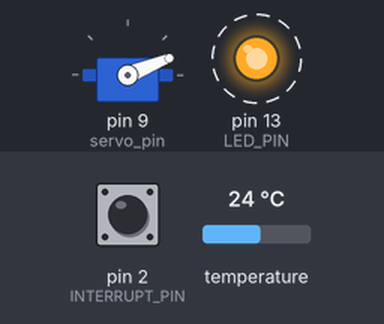
A sketch run on a simulated Arduino Leonardo, built with avr-gcc and run on an emulated ATmega32U4. Parts: servo, output pins drawn as LEDs (lit = HIGH). Dashed ring = blinking. The inputs (shaded band) are chosen by the test bench; at power-on: temperature 24 °C, pin 2 (INTERRUPT_PIN) LOW. The sensor or clock chip raises its interrupt line as the real part does; what the sketch prints to the serial monitor is not drawn.

Above: at 1.78 s.
1.8 s: temperature set to 12 °C
At 2.8 s:
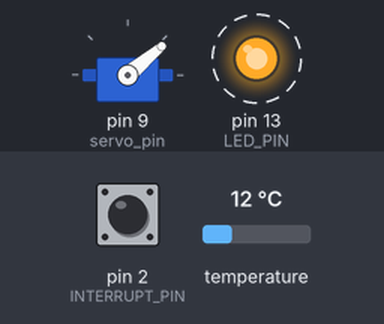
4.8 s: temperature set to 19 °C
At 11.2 s:
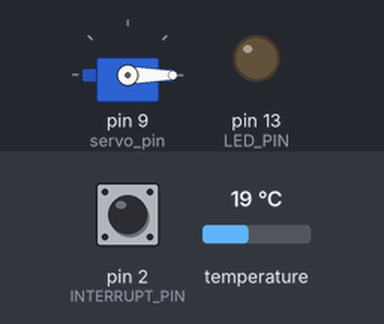
Timing chart, 0 to 16.8 s (numbered marks = the images above; inputs shaded):
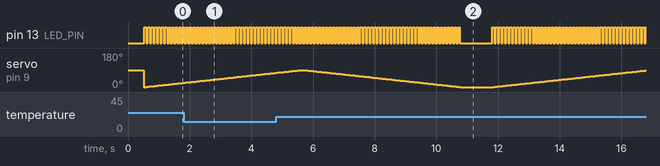

The sketch:

test_servo.ino
```cpp
// I2C device class (I2Cdev) demonstration Arduino sketch for MPU6050 class using DMP (MotionApps v2.0)
// 6/21/2012 by Jeff Rowberg <jeff@rowberg.net>
// Updates should (hopefully) always be available at https://github.com/jrowberg/i2cdevlib
//
// Changelog:
//      2013-05-08 - added seamless Fastwire support
//                 - added note about gyro calibration
//      2012-06-21 - added note about Arduino 1.0.1 + Leonardo compatibility error
//      2012-06-20 - improved FIFO overflow handling and simplified read process
//      2012-06-19 - completely rearranged DMP initialization code and simplification
//      2012-06-13 - pull gyro and accel data from FIFO packet instead of reading directly
//      2012-06-09 - fix broken FIFO read sequence and change interrupt detection to RISING
//      2012-06-05 - add gravity-compensated initial reference frame acceleration output
//                 - add 3D math helper file to DMP6 example sketch
//                 - add Euler output and Yaw/Pitch/Roll output formats
//      2012-06-04 - remove accel offset clearing for better results (thanks Sungon Lee)
//      2012-06-01 - fixed gyro sensitivity to be 2000 deg/sec instead of 250
//      2012-05-30 - basic DMP initialization working

/* ============================================
I2Cdev device library code is placed under the MIT license
Copyright (c) 2012 Jeff Rowberg

Permission is hereby granted, free of charge, to any person obtaining a copy
of this software and associated documentation files (the "Software"), to deal
in the Software without restriction, including without limitation the rights
to use, copy, modify, merge, publish, distribute, sublicense, and/or sell
copies of the Software, and to permit persons to whom the Software is
furnished to do so, subject to the following conditions:

The above copyright notice and this permission notice shall be included in
all copies or substantial portions of the Software.

THE SOFTWARE IS PROVIDED "AS IS", WITHOUT WARRANTY OF ANY KIND, EXPRESS OR
IMPLIED, INCLUDING BUT NOT LIMITED TO THE WARRANTIES OF MERCHANTABILITY,
FITNESS FOR A PARTICULAR PURPOSE AND NONINFRINGEMENT. IN NO EVENT SHALL THE
AUTHORS OR COPYRIGHT HOLDERS BE LIABLE FOR ANY CLAIM, DAMAGES OR OTHER
LIABILITY, WHETHER IN AN ACTION OF CONTRACT, TORT OR OTHERWISE, ARISING FROM,
OUT OF OR IN CONNECTION WITH THE SOFTWARE OR THE USE OR OTHER DEALINGS IN
THE SOFTWARE.
===============================================
*/

// I2Cdev and MPU6050 must be installed as libraries, or else the .cpp/.h files
// for both classes must be in the include path of your project
#include "I2Cdev.h"

#include "MPU6050_6Axis_MotionApps20.h"

//#include "MPU6050.h" // not necessary if using MotionApps include file

// Arduino Wire library is required if I2Cdev I2CDEV_ARDUINO_WIRE implementation
// is used in I2Cdev.h
#include <Servo.h>
#define servo_pin 9
Servo gServo;
#if I2CDEV_IMPLEMENTATION == I2CDEV_ARDUINO_WIRE
    #include "Wire.h"
#endif
//#include "MPU6050_calibration/MPU6050_calibration.ino"
// class default I2C address is 0x68
// specific I2C addresses may be passed as a parameter here
// AD0 low = 0x68 (default for SparkFun breakout and InvenSense evaluation board)
// AD0 high = 0x69
MPU6050 mpu;
//MPU6050 mpu(0x69); // <-- use for AD0 high
MPU6050 accelgyro(0x68);

int16_t ax, ay, az,gx, gy, gz;

int mean_ax,mean_ay,mean_az,mean_gx,mean_gy,mean_gz,state=0;
int ax_offset,ay_offset,az_offset,gx_offset,gy_offset,gz_offset;

/* =========================================================================
   NOTE: In addition to connection 3.3v, GND, SDA, and SCL, this sketch
   depends on the MPU-6050's INT pin being connected to the Arduino's
   external interrupt #0 pin. On the Arduino Uno and Mega 2560, this is
   digital I/O pin 2.
 * ========================================================================= */

/* =========================================================================
   NOTE: Arduino v1.0.1 with the Leonardo board generates a compile error
   when using Serial.write(buf, len). The Teapot output uses this method.
   The solution requires a modification to the Arduino USBAPI.h file, which
   is fortunately simple, but annoying. This will be fixed in the next IDE
   release. For more info, see these links:

   http://arduino.cc/forum/index.php/topic,109987.0.html
   http://code.google.com/p/arduino/issues/detail?id=958
 * ========================================================================= */

///////////////////////////////////   CONFIGURATION   /////////////////////////////
//Change this 3 variables if you want to fine tune the skecth to your needs.
int buffersize=1000;     //Amount of readings used to average, make it higher to get more precision but sketch will be slower  (default:1000)
int acel_deadzone=8;     //Acelerometer error allowed, make it lower to get more precision, but sketch may not converge  (default:8)
int giro_deadzone=1;     //Giro error allowed, make it lower to get more precision, but sketch may not converge  (default:1)

#define INTERRUPT_PIN 2  // use pin 2 on Arduino Uno & most boards
#define LED_PIN 13 // (Arduino is 13, Teensy is 11, Teensy++ is 6)
bool blinkState = false;

// MPU control/status vars
bool dmpReady = false;  // set true if DMP init was successful
uint8_t mpuIntStatus;   // holds actual interrupt status byte from MPU
uint8_t devStatus;      // return status after each device operation (0 = success, !0 = error)
uint16_t packetSize;    // expected DMP packet size (default is 42 bytes)
uint16_t fifoCount;     // count of all bytes currently in FIFO
uint8_t fifoBuffer[64]; // FIFO storage buffer

// orientation/motion vars
Quaternion q;           // [w, x, y, z]         quaternion container
VectorInt16 aa;         // [x, y, z]            accel sensor measurements
VectorInt16 aaReal;     // [x, y, z]            gravity-free accel sensor measurements
VectorInt16 aaWorld;    // [x, y, z]            world-frame accel sensor measurements
VectorFloat gravity;    // [x, y, z]            gravity vector
float euler[3];         // [psi, theta, phi]    Euler angle container
float ypr[3];           // [yaw, pitch, roll]   yaw/pitch/roll container and gravity vector

// packet structure for InvenSense teapot demo
uint8_t teapotPacket[28] = { '$', 0x03, 0,0, 0,0, 0,0, 0,0, 0,0, 0,0, 0,0, 0,0, 0,0, 0,0, 0,0, 0x00, 0x00, '\r', '\n' };


// ================================================================
// ===               INTERRUPT DETECTION ROUTINE                ===
// ================================================================

volatile bool mpuInterrupt = false;     // indicates whether MPU interrupt pin has gone high
void dmpDataReady() {
    mpuInterrupt = true;
}

// ================================================================
// ===                      INITIAL SETUP                       ===
// ================================================================

void setup() {
  gServo.attach(servo_pin);
    // join I2C bus (I2Cdev library doesn't do this automatically)
    #if I2CDEV_IMPLEMENTATION == I2CDEV_ARDUINO_WIRE
        Wire.begin();
        Wire.setClock(400000); // 400kHz I2C clock. Comment this line if having compilation difficulties
    #elif I2CDEV_IMPLEMENTATION == I2CDEV_BUILTIN_FASTWIRE
        Fastwire::setup(400, true);
    #endif

    // initialize serial communication
    // (115200 chosen because it is required for Teapot Demo output, but it's
    // really up to you depending on your project)
    Serial.begin(115200);
    while (!Serial); // wait for Leonardo enumeration, others continue immediately

    // NOTE: 8MHz or slower host processors, like the Teensy @ 3.3v or Ardunio
    // Pro Mini running at 3.3v, cannot handle this baud rate reliably due to
    // the baud timing being too misaligned with processor ticks. You must use
    // 38400 or slower in these cases, or use some kind of external separate
    // crystal solution for the UART timer.

    // initialize device
    Serial.println(F("Initializing I2C devices..."));
    mpu.initialize();
    pinMode(INTERRUPT_PIN, INPUT);

    // verify connection
    Serial.println(F("Testing device connections..."));
    Serial.println(mpu.testConnection() ? F("MPU6050 connection successful") : F("MPU6050 connection failed"));

    // load and configure the DMP
    Serial.println(F("Initializing DMP..."));
    devStatus = mpu.dmpInitialize();

    while (Serial.available() && Serial.read()); // empty buffer
    while (Serial.available() && Serial.read()); // empty buffer again
//    start();
//    mpu_calibration();

    // supply your own gyro offsets here, scaled for min sensitivity
    mpu.setXAccelOffset(-1535);
    mpu.setYAccelOffset(598);
    mpu.setZAccelOffset(1210);
    mpu.setXGyroOffset(-137);
    mpu.setYGyroOffset(-22);
    mpu.setZGyroOffset(31);

    // make sure it worked (returns 0 if so)
    if (devStatus == 0) {
        // turn on the DMP, now that it's ready
        Serial.println(F("Enabling DMP..."));
        mpu.setDMPEnabled(true);

        // enable Arduino interrupt detection
        Serial.println(F("Enabling interrupt detection (Arduino external interrupt 0)..."));
        attachInterrupt(digitalPinToInterrupt(INTERRUPT_PIN), dmpDataReady, RISING);
        mpuIntStatus = mpu.getIntStatus();

        // set our DMP Ready flag so the main loop() function knows it's okay to use it
        Serial.println(F("DMP ready! Waiting for first interrupt..."));
        dmpReady = true;

        // get expected DMP packet size for later comparison
        packetSize = mpu.dmpGetFIFOPacketSize();
    } else {
        // ERROR!
        // 1 = initial memory load failed
        // 2 = DMP configuration updates failed
        // (if it's going to break, usually the code will be 1)
        Serial.print(F("DMP Initialization failed (code "));
        Serial.print(devStatus);
        Serial.println(F(")"));
    }

    // configure LED for output
    pinMode(LED_PIN, OUTPUT);
}


// ================================================================
// ===                    MAIN PROGRAM LOOP                     ===
// ================================================================

void loop() {
    int x = 0;
    for (x = 0; x <= 90; x++) {
      gServo.write(x);
  // if programming failed, don't try to do anything
    if (!dmpReady) return;

    // wait for MPU interrupt or extra packet(s) available
    while (!mpuInterrupt && fifoCount < packetSize) {
        // other program behavior stuff here
        // .
        // .
        // .
        // if you are really paranoid you can frequently test in between other
        // stuff to see if mpuInterrupt is true, and if so, "break;" from the
        // while() loop to immediately process the MPU data
        // .
        // .
        // .
    }

    // reset interrupt flag and get INT_STATUS byte
    mpuInterrupt = false;
    mpuIntStatus = mpu.getIntStatus();

    // get current FIFO count
    fifoCount = mpu.getFIFOCount();

    // check for overflow (this should never happen unless our code is too inefficient)
    if ((mpuIntStatus & 0x10) || fifoCount == 4096) {
        // reset so we can continue cleanly
        mpu.resetFIFO();
        Serial.println(F("FIFO overflow!"));

    // otherwise, check for DMP data ready interrupt (this should happen frequently)
    } else if (mpuIntStatus & 0x02) {
        // wait for correct available data length, should be a VERY short wait
        while (fifoCount < packetSize) fifoCount = mpu.getFIFOCount();

        // read a packet from FIFO
        mpu.getFIFOBytes(fifoBuffer, packetSize);

        // track FIFO count here in case there is > 1 packet available
        // (this lets us immediately read more without waiting for an interrupt)
        fifoCount -= packetSize;

        // display quaternion values in InvenSense Teapot demo format:
        teapotPacket[2] = fifoBuffer[0];
        teapotPacket[3] = fifoBuffer[1];
        teapotPacket[4] = fifoBuffer[4];
        teapotPacket[5] = fifoBuffer[5];
        teapotPacket[6] = fifoBuffer[8];
        teapotPacket[7] = fifoBuffer[9];
        teapotPacket[8] = fifoBuffer[12];
        teapotPacket[9] = fifoBuffer[13];
        // gyro values
        teapotPacket[10] = fifoBuffer[16];
        teapotPacket[11] = fifoBuffer[17];
        teapotPacket[12] = fifoBuffer[20];
        teapotPacket[13] = fifoBuffer[21];
        teapotPacket[14] = fifoBuffer[24];
        teapotPacket[15] = fifoBuffer[25];
        // accelerometer values
        teapotPacket[16] = fifoBuffer[28];
        teapotPacket[17] = fifoBuffer[29];
        teapotPacket[18] = fifoBuffer[32];
        teapotPacket[19] = fifoBuffer[33];
        teapotPacket[20] = fifoBuffer[36];
        teapotPacket[21] = fifoBuffer[37];
        //temperature
        int16_t temperature = mpu.getTemperature();
        teapotPacket[22] = temperature >> 8;
        teapotPacket[23] = temperature & 0xFF;
        Serial.write(teapotPacket, 28);
        teapotPacket[25]++; // packetCount, loops at 0xFF on purpose

        // blink LED to indicate activity
        blinkState = !blinkState;
        digitalWrite(LED_PIN, blinkState);
    }
    delay(50);
    }
    for (x = 90; x >= 0; x--){
      gServo.write(x);
    // if programming failed, don't try to do anything
    if (!dmpReady) return;

    // wait for MPU interrupt or extra packet(s) available
    while (!mpuInterrupt && fifoCount < packetSize) {
        // other program behavior stuff here
        // .
        // .
        // .
        // if you are really paranoid you can frequently test in between other
        // stuff to see if mpuInterrupt is true, and if so, "break;" from the
        // while() loop to immediately process the MPU data
        // .
        // .
        // .
    }

    // reset interrupt flag and get INT_STATUS byte
    mpuInterrupt = false;
    mpuIntStatus = mpu.getIntStatus();

    // get current FIFO count
    fifoCount = mpu.getFIFOCount();

    // check for overflow (this should never happen unless our code is too inefficient)
    if ((mpuIntStatus & 0x10) || fifoCount == 4096) {
        // reset so we can continue cleanly
        mpu.resetFIFO();
        Serial.println(F("FIFO overflow!"));

    // otherwise, check for DMP data ready interrupt (this should happen frequently)
    } else if (mpuIntStatus & 0x02) {
        // wait for correct available data length, should be a VERY short wait
        while (fifoCount < packetSize) fifoCount = mpu.getFIFOCount();

        // read a packet from FIFO
        mpu.getFIFOBytes(fifoBuffer, packetSize);

        // track FIFO count here in case there is > 1 packet available
        // (this lets us immediately read more without waiting for an interrupt)
        fifoCount -= packetSize;

        // display quaternion values in InvenSense Teapot demo format:
        teapotPacket[2] = fifoBuffer[0];
        teapotPacket[3] = fifoBuffer[1];
        teapotPacket[4] = fifoBuffer[4];
        teapotPacket[5] = fifoBuffer[5];
        teapotPacket[6] = fifoBuffer[8];
        teapotPacket[7] = fifoBuffer[9];
        teapotPacket[8] = fifoBuffer[12];
        teapotPacket[9] = fifoBuffer[13];
        // gyro values
        teapotPacket[10] = fifoBuffer[16];
        teapotPacket[11] = fifoBuffer[17];
        teapotPacket[12] = fifoBuffer[20];
        teapotPacket[13] = fifoBuffer[21];
        teapotPacket[14] = fifoBuffer[24];
        teapotPacket[15] = fifoBuffer[25];
        // accelerometer values
        teapotPacket[16] = fifoBuffer[28];
        teapotPacket[17] = fifoBuffer[29];
        teapotPacket[18] = fifoBuffer[32];
        teapotPacket[19] = fifoBuffer[33];
        teapotPacket[20] = fifoBuffer[36];
        teapotPacket[21] = fifoBuffer[37];
        //temperature
        int16_t temperature = mpu.getTemperature();
        teapotPacket[22] = temperature >> 8;
        teapotPacket[23] = temperature & 0xFF;
        Serial.write(teapotPacket, 28);
        teapotPacket[25]++; // packetCount, loops at 0xFF on purpose

        // blink LED to indicate activity
        blinkState = !blinkState;
        digitalWrite(LED_PIN, blinkState);
    }
    delay(50);
    }
    delay(1000);


}
///////////////////////////////////   FUNCTIONS   ////////////////////////////////////
void mpu_calibration() {
  if (state==0){
    Serial.println("\nReading sensors for first time...");
    meansensors();
    state++;
    // delay(1000);
  }

  if (state==1) {
    Serial.println("\nCalculating offsets...");
    calibration();
    state++;
    // delay(1000);
  }

  if (state==2) {
    meansensors();
    //  Serial.println("\nFINISHED!");
    //  Serial.print("\nSensor readings with offsets:\t");
    //  Serial.print(mean_ax);
    //  Serial.print("\t");
    //  Serial.print(mean_ay);
    //  Serial.print("\t");
    //  Serial.print(mean_az);
    //  Serial.print("\t");
    //  Serial.print(mean_gx);
    //  Serial.print("\t");
    //  Serial.print(mean_gy);
    //  Serial.print("\t");
    //  Serial.println(mean_gz);
    //  Serial.print("Your offsets:\t");
    //  Serial.print(ax_offset);
    //  Serial.print("\t");
    //  Serial.print(ay_offset);
    //  Serial.print("\t");
    //  Serial.print(az_offset);
    //  Serial.print("\t");
    //  Serial.print(gx_offset);
    //  Serial.print("\t");
    //  Serial.print(gy_offset);
    //  Serial.print("\t");
    //  Serial.println(gz_offset);
    //  Serial.println("\nData is printed as: acelX acelY acelZ giroX giroY giroZ");
    //  Serial.println("Check that your sensor readings are close to 0 0 16384 0 0 0");
    //  Serial.println("If calibration was succesful write down your offsets so you can set them in your projects using something similar to mpu.setXAccelOffset(youroffset)");
    // while (1);
  }
}
void start() {
  accelgyro.setXAccelOffset(0);
  accelgyro.setYAccelOffset(0);
  accelgyro.setZAccelOffset(0);
  accelgyro.setXGyroOffset(0);
  accelgyro.setYGyroOffset(0);
  accelgyro.setZGyroOffset(0);
}

void meansensors(){
  long i=0,buff_ax=0,buff_ay=0,buff_az=0,buff_gx=0,buff_gy=0,buff_gz=0;

  while (i<(buffersize+101)){
    // read raw accel/gyro measurements from device
    accelgyro.getMotion6(&ax, &ay, &az, &gx, &gy, &gz);

    if (i>100 && i<=(buffersize+100)){ //First 100 measures are discarded
      buff_ax=buff_ax+ax;
      buff_ay=buff_ay+ay;
      buff_az=buff_az+az;
      buff_gx=buff_gx+gx;
      buff_gy=buff_gy+gy;
      buff_gz=buff_gz+gz;
    }
    if (i==(buffersize+100)){
      mean_ax=buff_ax/buffersize;
      mean_ay=buff_ay/buffersize;
      mean_az=buff_az/buffersize;
      mean_gx=buff_gx/buffersize;
      mean_gy=buff_gy/buffersize;
      mean_gz=buff_gz/buffersize;
    }
    i++;
    delay(2); //Needed so we don't get repeated measures
  }
}

void calibration(){
  ax_offset=-mean_ax/8;
  ay_offset=-mean_ay/8;
  az_offset=(16384-mean_az)/8;

  gx_offset=-mean_gx/4;
  gy_offset=-mean_gy/4;
  gz_offset=-mean_gz/4;
  while (1){
    int ready=0;
    accelgyro.setXAccelOffset(ax_offset);
    accelgyro.setYAccelOffset(ay_offset);
    accelgyro.setZAccelOffset(az_offset);

    accelgyro.setXGyroOffset(gx_offset);
    accelgyro.setYGyroOffset(gy_offset);
    accelgyro.setZGyroOffset(gz_offset);

    meansensors();
    Serial.println("...");

    if (abs(mean_ax)<=acel_deadzone) ready++;
    else ax_offset=ax_offset-mean_ax/acel_deadzone;

    if (abs(mean_ay)<=acel_deadzone) ready++;
    else ay_offset=ay_offset-mean_ay/acel_deadzone;

    if (abs(16384-mean_az)<=acel_deadzone) ready++;
    else az_offset=az_offset+(16384-mean_az)/acel_deadzone;

    if (abs(mean_gx)<=giro_deadzone) ready++;
    else gx_offset=gx_offset-mean_gx/(giro_deadzone+1);

    if (abs(mean_gy)<=giro_deadzone) ready++;
    else gy_offset=gy_offset-mean_gy/(giro_deadzone+1);

    if (abs(mean_gz)<=giro_deadzone) ready++;
    else gz_offset=gz_offset-mean_gz/(giro_deadzone+1);

    if (ready==6) break;
  }
}
```
